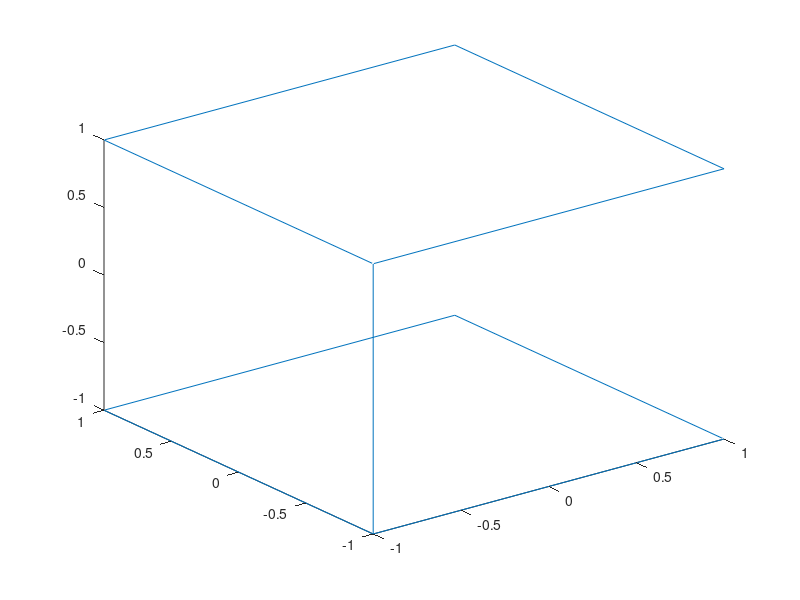

The MATLAB script that drew this image:
  cbounds=[-1 -1 -1
           -1 1 -1
           1 1 -1
           1 -1 -1
           -1 -1 -1];
  cbounds=[cbounds;cbounds];
  cbounds(6:end,3)=-cbounds(6:end,3);
  for k=1:3
    plot3(cbounds(:,mod(k,3)+1),cbounds(:,mod(k+1,3)+1),cbounds(:,mod(k+2,3)+1),'-');
    pause(1);
  end
